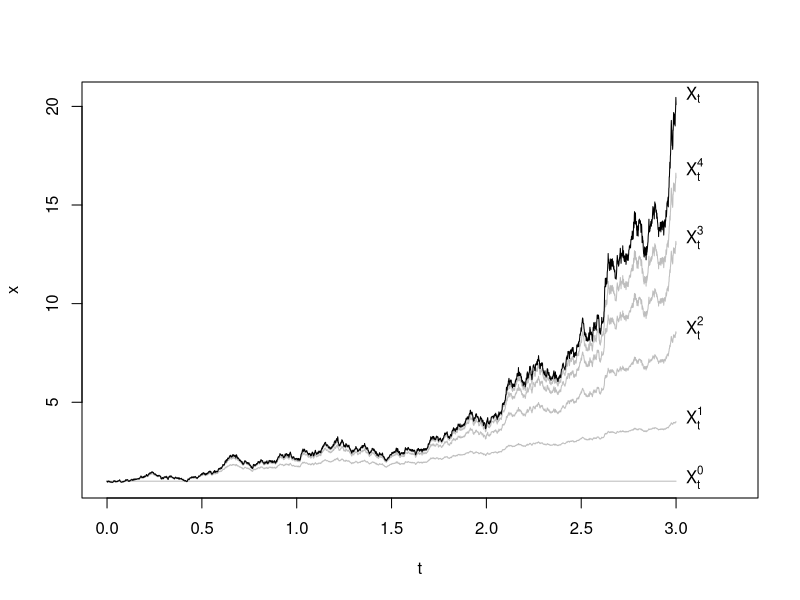

Source code (R):
lambda <- 1
sigma <- 0.5

f <- function(x) lambda * x
g <- function(x) sigma * x

StratInt <- function(F,M)
    c(0,cumsum((F[-1]-0.5*diff(F))*diff(M)))

x0 <- 1

T <- 3
dt <- 1e-3
nt <- round(T/dt)

t <- seq(0,T,length=nt+1)

dB <- rnorm(nt,sd=sqrt(dt))
B <- c(0,cumsum(dB))

# Cheat and construct a Brownian bridge, in order to make sure the plot comes out nice
B <- B - B[nt+1]*t/T
dB <- diff(B)

Xa <- x0*exp(lambda*t+sigma*B)

N <- 4

Xi <- array(0,c(nt+1,N+1))

Xi[,1] <- x0
for(i in 1:N)
    Xi[,i+1] <- x0 + StratInt(f(Xi[,i]),t) + StratInt(g(Xi[,i]),B)

pdf(file="picard.pdf",width=8)

plot(1.1*range(t),range(c(range(Xi),range(Xa))),type="n",xlab="t",ylab="x")

for(i in 1:(N+1))
{
    lines(t,Xi[,i],lty=1,col="grey")
    text(T,Xi[nt,i],pos=4,substitute(X[t]^k,list(k=i-1)))
}

lines(t,Xa,lwd=1)

text(T,Xa[nt],pos=4,expression(X[t]))

dev.off()
